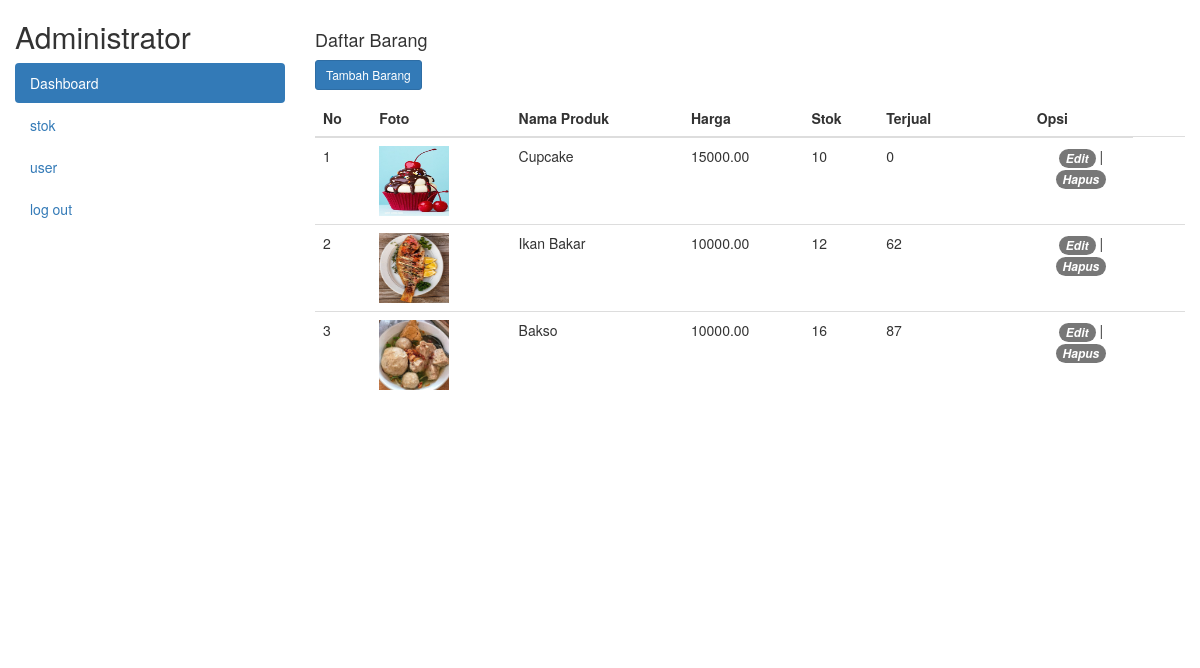
The page /petugas/index.php?page=stok (signed in) on the database its author committed.
### tables this page shows
CREATE TABLE `produk` (
  `ProdukID` int(11) NOT NULL,
  `NamaProduk` varchar(255) NOT NULL,
  `Harga` decimal(10,2) NOT NULL,
  `Stok` int(11) NOT NULL,
  `terjual` int(11) NOT NULL,
  `foto` varchar(255) DEFAULT NULL
);

### petugas/stokbarang.php (the view, shortened to what this page needs)
<div class="row">
            <div class="col-lg-12 grid-margin stretch-card">
                <div class="card">
                    <div class="card-body">
                        <h4 class="card-title">Daftar Barang</h4>
                        <p class="card-description">
                            <a href="?page=tambahbarang" title="Tambah Produk" class="btn btn-primary btn-icon-split btn-sm">
                                    <span class="text">Tambah Barang</span>
                            </a>
                        </p>
                        <div class="table-responsive">
                            <table class="table" id="dataTable" width="100%" cellspacing="0">
                                <thead>
                                    <tr>
                                        <th>No</th>
                                        <th>Foto</th>
                                        <th>Nama Produk</th>
                                        <th>Harga</th>
                                        <th>Stok</th>
                                        <th>Terjual</th>
                                        <th></th>
                                        <th></th>
                                        <th>Opsi</th>
                                    </tr>
                                </thead>
                                <tbody>
                                <?php
                                    $no = 1;
                                    $sql = $con->query("SELECT * FROM produk");
                                    while ($data= $sql->fetch_assoc()) {
                                ?>
                                <tr>
                                    <td><?php echo $no++ ?></td>
                                    <td><?php echo "<img src='../foto/".$data['foto']."' width='70' height='70'>" ?></td>
                                    <td><?php echo $data['NamaProduk']?></td>
                                    <td><?php echo $data['Harga']?></td>
                                    <td><?php echo $data['Stok']?></td>
                                    <td><?php echo $data['terjual']?></td>
                                    <td></td>
                                    <td></td>
                                    <td align="center" width="12%"><a href="?page=edit-brg&ProdukID=<?= $data['ProdukID']; ?>" class="badge badge-primary p-2 edit-data" title="Edit"><i class="">Edit</i></a> | <a href="?page=hapusbarang&ProdukID=<?= $data['ProdukID']; ?>" class="badge badge-danger p-2 delete-data" title='Delete'><i class="">Hapus</i></a> </td>
                                    <td></td>
                                    <td>
                                    </td>
                                </tr>
                                <?php } ?>
                                </tbody>
                            </table>
                        </div>
                    </div>
                </div>
            </div>
        </div>

### rows shown on the page
produk: foto (picture), NamaProduk "Cupcake", Harga "15000.00", Stok "10", terjual "0"
produk: foto (picture), NamaProduk "Ikan Bakar", Harga "10000.00", Stok "12", terjual "62"
produk: foto (picture), NamaProduk "Bakso", Harga "10000.00", Stok "16", terjual "87"

### other values the page prints
$level "Administrator"
